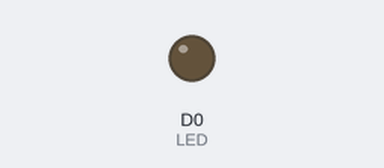
A sketch run on a simulated ESP8266 (NodeMCU). Parts: output pins drawn as LEDs (lit = HIGH).

Above: at 0.05 s.
At 1.5 s:
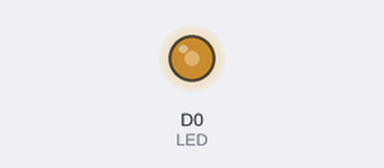
Timing chart, 0 to 3.5 s (numbered marks = the images above):
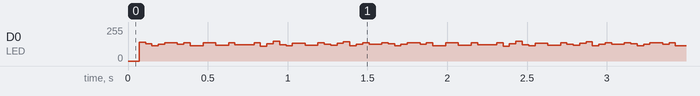

The sketch:

Blink.ino
```cpp
#define LED D0
#define BLINK_PERIOD 5

long lastMillis = 0;
long currentMillis = 0;
boolean ledState = false;

void setup() {
  pinMode(LED, OUTPUT);
}

void loop() {
  currentMillis = millis();

  if( (currentMillis - lastMillis) > BLINK_PERIOD) {
    lastMillis = currentMillis;
    ledState = !ledState;
    digitalWrite(LED, ledState);
  }
}
```
